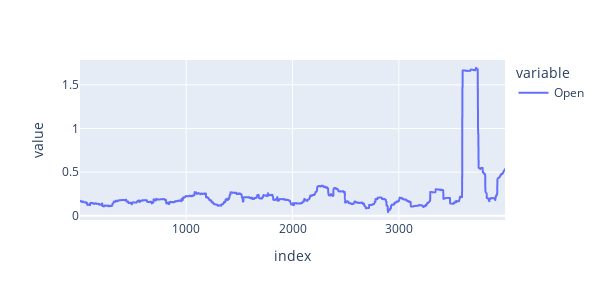

Notebook code cell kept with this figure:
### Code cell
sortino_vol.plot ().update_layout( autosize = False, width=600, height=300)

### Figure 1 — Plotly figure (JSON) as saved in the notebook; plotly's stock layout.template omitted (floating-point values rounded to 4 significant figures; data arrays with more than 128 entries replaced by an {"elided": "..."} marker saying what was removed)
{"data": [{"hovertemplate": "variable=Open<br>index=%{x}<br>value=%{y}<extra></extra>", "legendgroup": "Open", "line": {"color": "#636efa", "dash": "solid"}, "marker": {"symbol": "circle"}, "mode": "lines", "name": "Open", "showlegend": true, "type": "scattergl", "x": {"elided": "2087 int values"}, "xaxis": "x", "y": {"elided": "2087 float values"}, "yaxis": "y"}], "layout": {"autosize": false, "height": 300, "legend": {"title": {"text": "variable"}, "tracegroupgap": 0}, "margin": {"t": 60}, "width": 600, "xaxis": {"anchor": "y", "domain": [0, 1], "title": {"text": "index"}}, "yaxis": {"anchor": "x", "domain": [0, 1], "title": {"text": "value"}}}}
